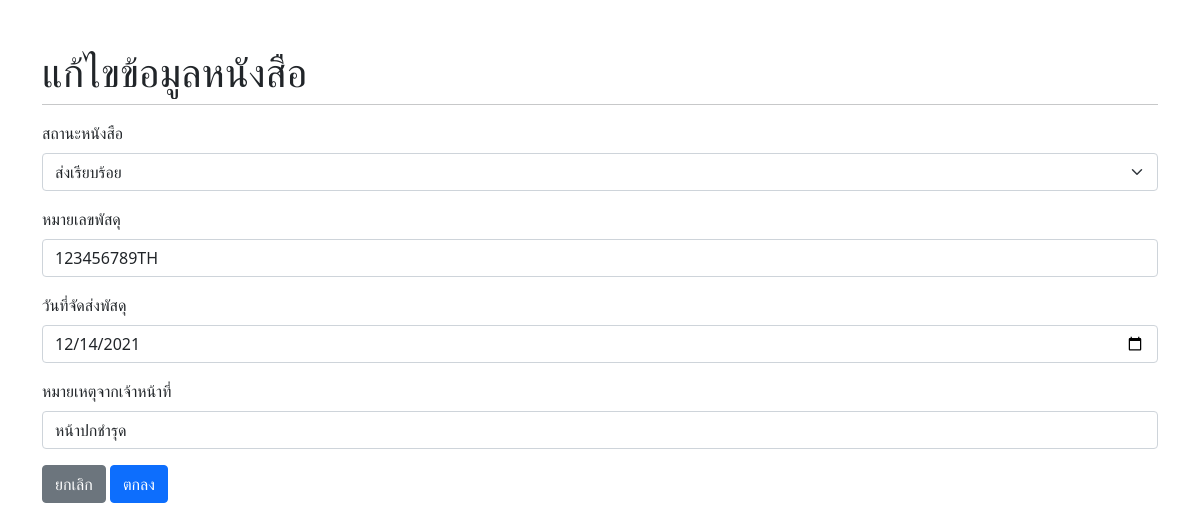
The app's page /DB_manage_book.php?id=3 (signed in) with its own data.
### tables this page shows
CREATE TABLE `user_info` (
  `user_name` varchar(50) NOT NULL,
  `user_surname` varchar(50) NOT NULL,
  `user_id` int(10) NOT NULL,
  `user_title` enum('นิสิต','บุคลากรภายในมหาวิทยาลัย','ประชาชนทั่วไป') NOT NULL,
  `user_stdID` varchar(10) DEFAULT NULL,
  `user_faculty` varchar(50) NOT NULL,
  `user_department` varchar(50) NOT NULL,
  `user_email` varchar(50) NOT NULL,
  `user_tel` varchar(10) NOT NULL,
  `user_lineID` varchar(30) NOT NULL,
  `user_sendOption` enum('รับด้านหน้าหอสมุด','ส่งคณะ / ภาควิชาในวิทยาเขตกำแพงแสน','ส่งหอพักนอกวิทยาเขตกำแพงแสน','ส่งต่างจังหวัด') NOT NULL,
  `user_address` varchar(200) DEFAULT NULL,
  `user_date` timestamp NOT NULL DEFAULT current_timestamp() ON UPDATE current_timestamp()
);

CREATE TABLE `bookstatus` (
  `status_book` enum('กำลังดำเนินการ','ส่งเรียบร้อย','ยกเลิกคำขอ (หาไม่พบ / หาย)','ยกเลิกคำขอ (มีที่ห้องสมุดอื่น)','ยกเลิกคำขอ (ส่งไฟล์แทนฉบับจริง)','ยกเลิกคำขอ (ถูกยืมแล้ว)') NOT NULL,
  `status_tracking` varchar(20) DEFAULT NULL,
  `status_id` int(10) NOT NULL,
  `status_book_id` int(10) NOT NULL,
  `status_dateSent` date DEFAULT NULL,
  `status_comment` varchar(100) DEFAULT NULL
);

### DB_manage_book.php (the view, shortened to what this page needs)
<?php
  require('connect.php');
  if(isset($_SESSION['super_admin_login']) or isset($_SESSION['admin_login'])){
?>
<!DOCTYPE html>
<html lang="en">
<head>
  <link href="https://cdn.jsdelivr.net/npm/bootstrap@5.1.3/dist/css/bootstrap.min.css" rel="stylesheet">
</head>
<body>
<div class ="container mt-5">
    <h1>แก้ไขข้อมูลหนังสือ</h1>
        <hr class="mt-2">
        <form action = "DB_manage_book.php" method = "post" enctype="multipart/form-data">
            <?php
            if(isset($_GET['id'])){
                $id =  $_GET['id'];
                $stmt = $conn->query("SELECT user_info.user_date,user_info.user_id, user_info.user_name, user_info.user_surname, user_info.user_sendOption,user_info.user_stdID,
                book.book_title, bookstatus.status_book, bookstatus.status_tracking, bookstatus.status_dateSent, bookstatus.status_comment,bookstatus.status_book_id
                            FROM user_info
                            INNER JOIN book ON user_info.user_id=book.book_user_id
                            INNER JOIN bookstatus ON book.book_id=bookstatus.status_book_id
                            WHERE bookstatus.status_book_id='$id'");
      $stmt->execute();
      $user_info = $stmt->fetch();
            }
            ?>
            <div class="mb-3">
            <label for="status_book" class="form-label">สถานะหนังสือ</label>
            <select name="status_book" class="form-select" >
                    <option value="<?= $user_info['status_book'];?>" selected="selected" hidden="hidden"><?= $user_info['status_book'];?></option>
            </select >
            </div>
            <div class="mb-3">
                <label for="status_tracking" class="form-label">หมายเลขพัสดุ</label>
                <input type="text" value="<?= $user_info['status_tracking'];?>" class="form-control" name = "status_tracking" aria-describedby="lname">
            </div>
            <div class="mb-3">
                <label for="status_dateSent" class="form-label">วันที่จัดส่งพัสดุ</label>
                <input type="date" value="<?= $user_info['status_dateSent'];?>" class="form-control" name = "status_dateSent" aria-describedby="lname">
            </div>
            <div class="mb-3">
                <label for="status_comment" class="form-label">หมายเหตุจากเจ้าหน้าที่</label>
                <input type="text" value="<?= $user_info['status_comment'];?>" class="form-control" name = "status_comment" aria-describedby="lname">
            </div>
        <a href="manage_book.php" class="btn btn-secondary">ยกเลิก</a>
        <button type="submit"name="update_book" class="btn btn-primary">ตกลง</button>
       </form>
  </div>
</body>
</html>
<?php $pdo = null;
}
else{
    $_SESSION['error']='กรุณาเข้าสู่ระบบ';
      header('location: login.php');
}
?>

### records on screen
user_info: status_book "ส่งเรียบร้อย", status_tracking "123456789TH", status_dateSent "12/14/2021", status_comment "หน้าปกชำรุด"
